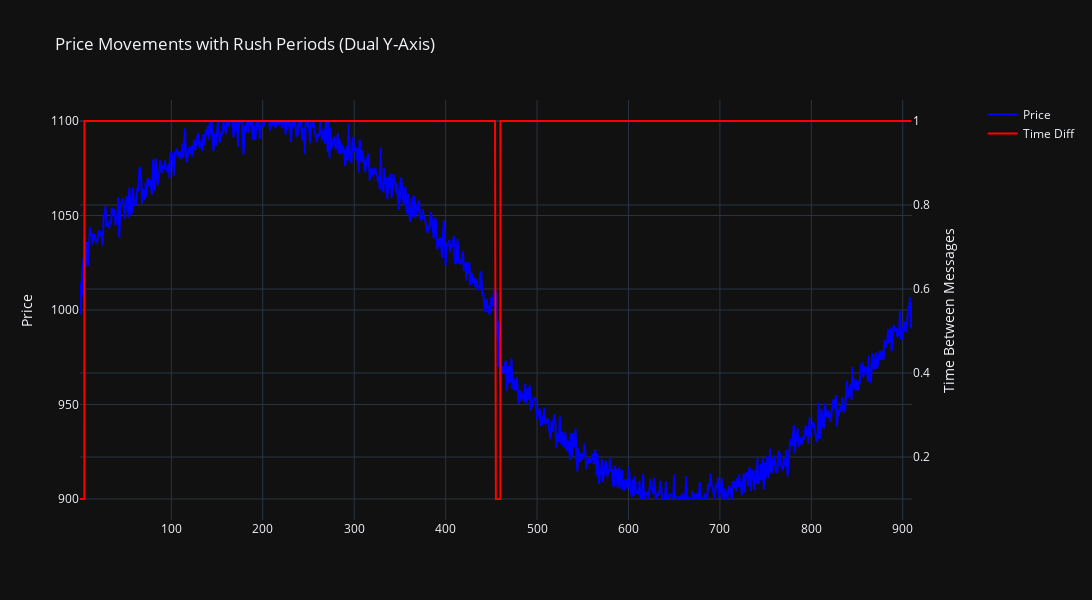

Notebook code cell kept with this figure:
### Code cell
import plotly.graph_objects as go
from plotly.subplots import make_subplots

# Calculate time differences
time_diffs = np.diff(timestamps[:1000])

# Create subplot with secondary y-axis
fig = make_subplots(specs=[[{"secondary_y": True}]])

# Add price trace on primary y-axis
fig.add_trace(
    go.Scatter(x=timestamps[:1000], y=price_data[:1000], name="Price", line=dict(color="blue")),
    secondary_y=False,
)

# Add time differences on secondary y-axis
fig.add_trace(
    go.Scatter(x=timestamps[:999], y=time_diffs, name="Time Diff", line=dict(color="red")),
    secondary_y=True,
)

# Set y-axes titles
fig.update_yaxes(title_text="Price", secondary_y=False)
fig.update_yaxes(title_text="Time Between Messages", secondary_y=True)

# Set layout
fig.update_layout(
    title_text="Price Movements with Rush Periods (Dual Y-Axis)",
    width=1200,
    height=600
)

fig.show()

### Figure 1 — Plotly figure (JSON) as saved in the notebook; plotly's stock layout.template omitted (floating-point values rounded to 4 significant figures; data arrays with more than 128 entries replaced by an {"elided": "..."} marker saying what was removed)
{"data": [{"line": {"color": "blue"}, "name": "Price", "x": {"elided": "1000 float values"}, "y": {"elided": "1000 float values"}, "type": "scatter", "xaxis": "x", "yaxis": "y"}, {"line": {"color": "red"}, "name": "Time Diff", "x": {"elided": "999 float values"}, "y": {"elided": "999 float values"}, "type": "scatter", "xaxis": "x", "yaxis": "y2"}], "layout": {"xaxis": {"anchor": "y", "domain": [0.0, 0.94]}, "yaxis": {"anchor": "x", "domain": [0.0, 1.0], "title": {"text": "Price"}}, "yaxis2": {"anchor": "x", "overlaying": "y", "side": "right", "title": {"text": "Time Between Messages"}}, "title": {"text": "Price Movements with Rush Periods (Dual Y-Axis)"}, "width": 1200, "height": 600}}
